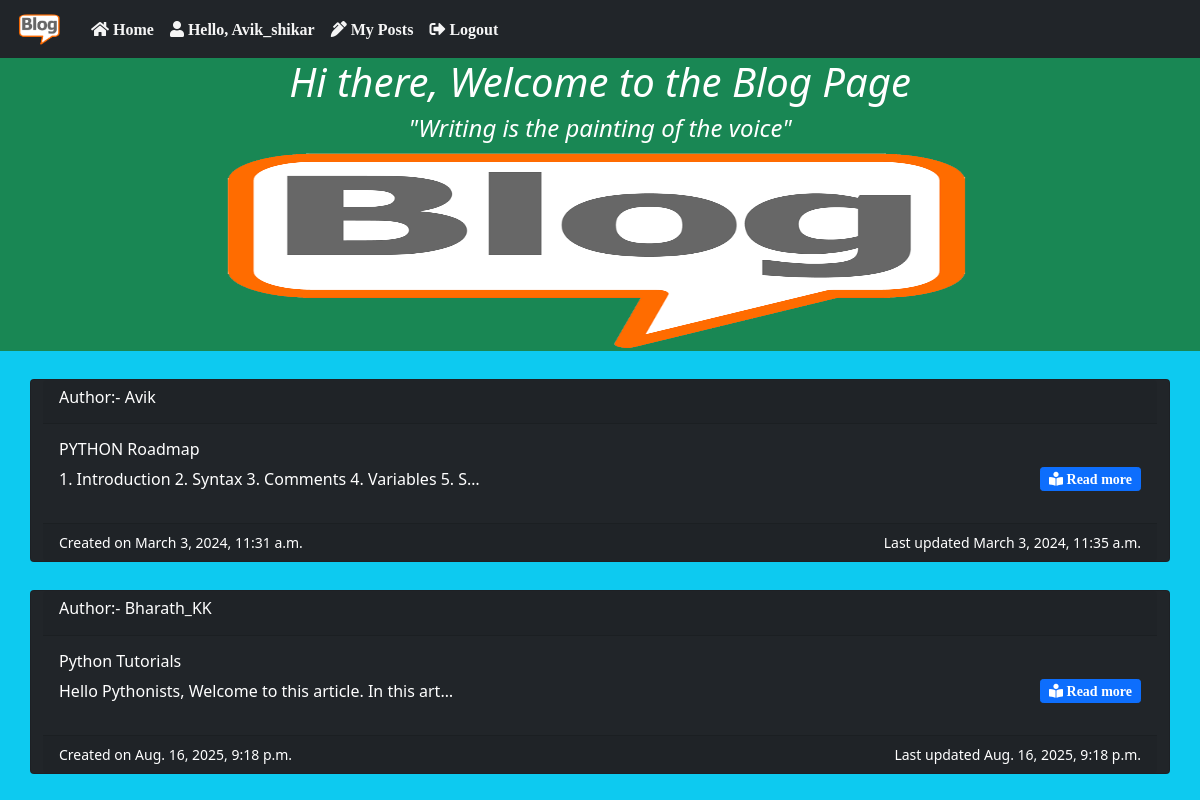
Screenshot of / (signed in) with the database file from the repository.
### blog_app/models.py (models this page shows, shortened)
class Post(models.Model):
    STATUS_CHOICES = (
    ('draft', 'Draft'),
    ('published', 'Published'),
    )
    title = models.CharField(max_length=250)
    author = models.ForeignKey(User,on_delete=models.CASCADE,related_name='blog_posts')
    body = models.TextField()
    publish = models.DateTimeField(default=timezone.now)
    created = models.DateTimeField(auto_now_add=True)
    updated = models.DateTimeField(auto_now=True)
    status = models.CharField(max_length=10,choices=STATUS_CHOICES,default='draft')
    class Meta:
        ordering = ('publish',)

### blog_app/views.py (the view)
# urls.py: 2. Add a URL to urlpatterns:  path('', views.home, name='home')
def home(request):
    posts = Post.objects.filter(status="published")
    return render(request,'home.html',{'posts':posts})

### templates/home.html (shortened to what this page needs)
{% extends "index.html" %}
{% block body %}
{% load static %}
<div class="jumbotron justify-content-around text-center bg-success text-white">
    <h1 class="fst-italic">Hi there, Welcome to the Blog Page</h1>
    <h4 class="fst-italic">"Writing is the painting of the voice"</h4>
    <img src="{% static 'images/Blog_pic.png' %}" style="height: 200px; width:1000px" alt="blog Logo">
</div>
{% for p in posts %}
<div class="container mt-1 ">
    {% if user.is_authenticated %}
    <div class="row justify-content-around ">
        <div class="card text-white bg-dark col-sm-12 mt-4">
            <div class="card-header">
                <h6>Author:- {{p.author}}</h6>
            </div>
            <div class="card-body">
                <h6 class="card-title">{{ p.title }}</h6>
                <p class="card-text float-start">{{ p.body | truncatechars:60 }}</p>
                <a href="{% url 'detail_post' p.id %}" class="btn btn-primary btn-sm float-end fas fa-book-reader"> Read
                    more</a>
            </div>
            <div class="card-footer">
                <small class="text-white float-start">Created on {{p.created}}</small>
                <small class="text-white float-end">Last updated {{p.updated}}</small>
            </div>
        </div>
    </div>
    {% endif %}
</div>
{% endfor %}
{% endblock body %}

### templates/index.html (shortened to what this page needs)
<!DOCTYPE html>
<html lang="en">
{% load static %}
<head>
    <link href="https://cdn.jsdelivr.net/npm/bootstrap@5.1.3/dist/css/bootstrap.min.css" rel="stylesheet">
    <link href="https://cdnjs.cloudflare.com/ajax/libs/font-awesome/5.15.4/css/all.min.css" rel="stylesheet">
</head>
<body class="bg-info">
    <nav class="navbar navbar-expand-sm bg-dark navbar-dark">
        <div class="container-fluid">
            <a class="navbar-brand" href="#"><img src="{% static 'images/Blog_pic.png' %}" alt="blog Logo"
                    style="width: 55px;" class="rounded-pill"></a>
            <div class=" navbar-collapse collapse navbar-responsive-collapse">
                <ul class="navbar-nav">
                    <li class="nav-item">
                        <a class="nav-link fas fa-home" style="color:whitesmoke" href="{% url 'home' %}"> Home</a>
                    </li>
                    {% if user.is_authenticated %}
                    <li class="nav-link fas fa-user" style="color:whitesmoke"> Hello, {{user.username}} </li>
                    <li class="nav-item ">
                        <a class="nav-link fa fa-pen-alt" style="color:whitesmoke" href="{% url 'mypost' %}"> My
                            Posts</a>
                    </li>
                    <li class="nav-item ">
                        <a class="nav-link fa fa-sign-out-alt" style="color:whitesmoke" href="{% url 'logout' %}">
                            Logout</a>
                    </li>
                {% endif %}
            </div>
        </div>
    </nav>
    {% block body %}
    {% endblock body %}
</body>
</html>

### rows the page displays
Post: author "Avik", title "PYTHON Roadmap", body "1. Introduction 2. Syntax 3. Comments 4. Variables 5. S…", created "March 3, 2024, 11:31 a.m.", updated "March 3, 2024, 11:35 a.m."
Post: author "Bharath_KK", title "Python Tutorials", body "Hello Pythonists, Welcome to this article. In this art…", created "Aug. 16, 2025, 9:18 p.m.", updated "Aug. 16, 2025, 9:18 p.m."

### other values shown
{{ user.username }} "Avik_shikar"
